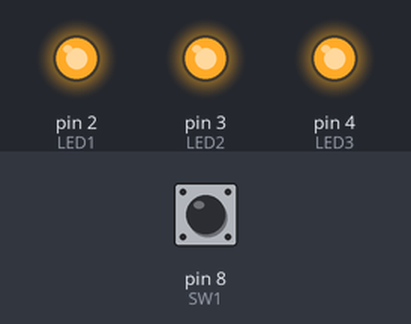
This sketch was run on a simulated Arduino Uno, built with avr-gcc and run on an emulated ATmega328P. On the bench: output pins drawn as LEDs (lit = HIGH). Inputs (shaded band) come from the test bench; at power-on: pin 8 (SW1) HIGH.

Above: at 0.1 s.
Timing chart, 0 to 1.6 s (numbered marks = the images above):
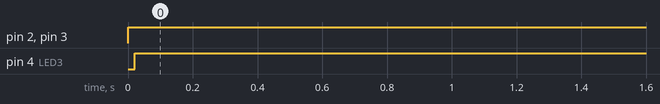

Measured:
- by itself, pin 2 (LED1): LOW → HIGH at 0.00 s
- by itself, pin 3 (LED2): LOW → HIGH at 0.01 s
- by itself, pin 4 (LED3): LOW → HIGH at 0.02 s

The sketch:

Clapping_Switch.ino
```cpp
// Clapping_Switch.ino
#define LED1 2 // 1x clapp - 1. LED
#define LED2 3 // 2x clapp - 2. LED
#define LED3 4 // 3x clapp - 3. LED or relais etc
#define SW1 8 // Input for clap signal
#define T1 10 // delay
#define T2 100 // ON-Time of 3. LED
#define T3 10 // reset-delay
#define C1 300 // loop constant
void setup()
{ pinMode(SW1,INPUT);
digitalWrite(SW1,HIGH); // activate internal pull-up
pinMode(LED1,OUTPUT); pinMode(LED2,OUTPUT); pinMode(LED3,OUTPUT);
}
void loop()
{ if(digitalRead(SW1))
{ digitalWrite(LED1, HIGH);
delay(T1);
for(int n=0; n<C1; n++)
{ if(digitalRead(SW1))
{ digitalWrite(LED2, HIGH);
delay(T1);
for(int m=0; m<C1; m++)
{ if(digitalRead(SW1))
{ digitalWrite(LED3, HIGH);
for(int q=0; q<10; q++)
delay(T2);
}
delay(T3);
}
delay(T3);
}
delay(T3);
}
digitalWrite(LED1, LOW);
digitalWrite(LED2, LOW);
digitalWrite(LED3, LOW);
}
}
```
